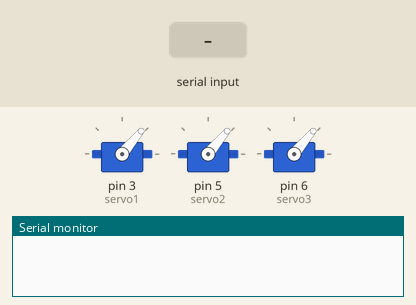
Simulated run of this sketch. Board: Arduino Uno, built with avr-gcc and run on an emulated ATmega328P. On the bench: 3 × servo, the last lines printed to the serial monitor. The inputs (shaded band) are chosen by the test bench.

Above: at 1.2 s.
1.3 s: "90,45,200:" received over Serial
At 3.78 s:
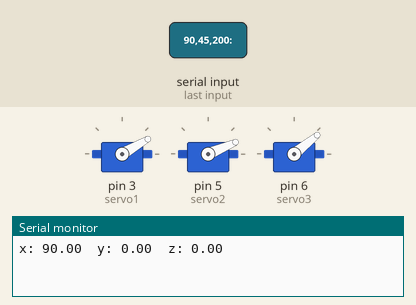
At 4.6 s:
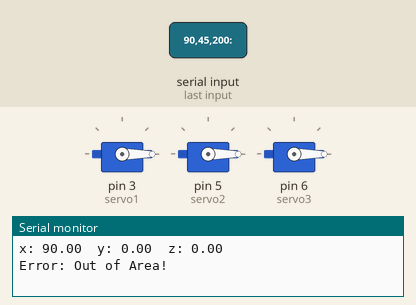
Timing chart, 0 to 6.1 s (numbered marks = the images above; inputs shaded):
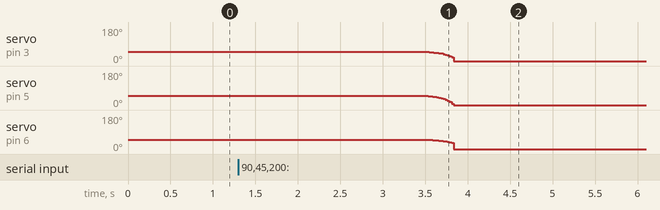

Measured:
- after the input at 1.3 s, servo on pin 3 (servo1), servo on pin 6 (servo3): moves from 50° to 0° over 0.41 s, starting after 2.1 s; servo on pin 5 (servo2): moves from 50° to 0° over 0.43 s, starting after 2.1 s

The sketch:

Delta_Roboter_Winkelrechner.ino
```cpp
#include <Servo.h>

//Servo pin numbers
#define servo1 3
#define servo2 5
#define servo3 6

//Default position at startup
#define defaultx 0
#define defaulty 0
#define defaultz -100

//Servo objects
Servo s1;
Servo s2;
Servo s3;

// robot geometry
const float e = 40.0;     //end effector radius
const float f = 70.0;     //base radius
const float re = 185.0;   //forearm length
const float rf = 100.0;   //bicep length

// trigonometric constants
const float sqrt3 = sqrt(3.0);
const float pi = 3.141592653;
const float sin120 = sqrt3 / 2.0;
const float cos120 = -0.5;
const float tan60 = sqrt3;
const float sin30 = 0.5;
const float tan30 = 1 / sqrt3;

//Target position
float tx, ty, tz;

//Actual position
float x, y, z;

//Range from actual position to target position
float rangex,rangey,rangez;

//Servo Angles
float ang1, ang2, ang3;

//Amount of Samples per move
int samples = 0;

//Time variable
int t = 65535;

//0 = valid point, -1 = non existing point
int valid = 0;

// inverse kinematics
// helper functions, calculates angle theta1 (for YZ-pane)
int delta_calcAngleYZ(float x0, float y0, float z0, float &theta)
{
  float y1 = -0.5 * tan30 * f;  //calculate motor shaft position from base center
  y0 -= 0.5 * tan30 * e;        //calculate end effector attachment position from center

  float a = (x0*x0 + y0*y0 + z0*z0 + rf*rf - re*re - y1*y1) / (2 * z0);
  float b = (y1 - y0) / z0;
  float d = -(a + b*y1)*(a + b*y1) + rf*(b*b*rf + rf);//discriminant
  if (d < 0) return -1;                               //non-existing point
  float yj = (y1 - a*b - sqrt(d)) / (b*b + 1);        //choosing outer point
  float zj = a + b*yj;                                //z = a + b*y
  theta = 180.0*atan(-zj / (y1 - yj)) / pi + ((yj>y1) ? 180.0 : 0.0);
  return 0;
}

// inverse kinematics: (x0, y0, z0) -> (theta1, theta2, theta3)
// returned status: 0=OK, -1=non-existing position
int delta_calcInverse(float x0, float y0, float z0, float &theta1, float &theta2, float &theta3)
{
  theta1 = theta2 = theta3 = 0;
  int stat = delta_calcAngleYZ(x0, y0, z0, theta1);
  if (stat == 0) stat = delta_calcAngleYZ(x0*cos120 + y0*sin120, y0*cos120 - x0*sin120, z0, theta2);  //rotate coords to +120 deg
  if (stat == 0) stat = delta_calcAngleYZ(x0*cos120 - y0*sin120, y0*cos120 + x0*sin120, z0, theta3);  //rotate coords to -120 deg
  return stat;
}

void setup()
{
  s1.attach(servo1);
  s2.attach(servo2);
  s3.attach(servo3);

  x = defaultx;
  y = defaulty;
  z = defaultz;
  tx = defaultx;
  ty = defaulty;
  tz = defaultz;
  rangex = 0;
  rangey = 0;
  rangez = 0;
  Serial.begin(250000);
}

void loop()
{
  while(Serial.available() > 0)
  {
    tx = Serial.readStringUntil(':').toInt();
    ty = Serial.readStringUntil(':').toInt();
    tz = Serial.readString().toInt();

    valid = delta_calcInverse(tx, ty, tz, ang1, ang2, ang3);

    if(valid == 0)
    {
      Serial.print("x: ");
      Serial.print(tx);
      Serial.print("\ty: ");
      Serial.print(ty);
      Serial.print("\tz: ");
      Serial.println(tz);

      rangex = tx - x;
      rangey = ty - y;
      rangez = tz - z;

      samples = sqrt(rangex*rangex + rangey*rangey + rangez*rangez);

      t = 0;
    }
    else
    {
      Serial.println("ERROR: Target coordinates out of area!");
      tx = x;
      ty = y;
      tz = z;
    }
    valid = 0;
  }
  if(rangex != 0) {x = tx-rangex+calcAng(rangex);}
  if(rangey != 0) {y = ty-rangey+calcAng(rangey);}
  if(rangez != 0) {z = tz-rangez+calcAng(rangez);}

  valid = delta_calcInverse(x, y, z, ang1, ang2, ang3);
  ang1 += 90;
  ang2 += 90;
  ang3 += 90;

  if(valid == 0)
  {
    /*
    Serial.print("t: ");
    Serial.println(t);
    Serial.print("\t1: ");
    Serial.print(x);
    Serial.print("\t2: ");
    Serial.print(y);
    Serial.print("\t3: ");
    Serial.println(z);
    */

    s1.write(ang1);
    s2.write(ang2);
    s3.write(ang3);

    t++;
    t = constrain(t,0,samples);
  }
  else
  {
    t = samples;
    Serial.println("Error: Out of Area!");
  }

  delay(10);
}

float calcAng(float range)
{
  float val = (range/pi)*((pi*t)/samples - cos((pi*t)/samples) * sin((pi*t)/samples));
  return val;
}
```
